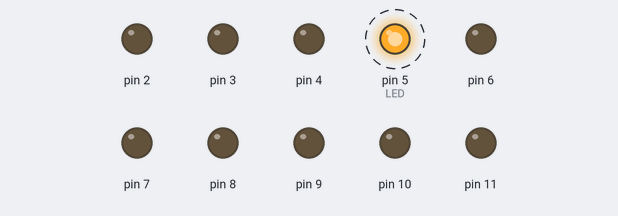
A sketch run on a simulated Arduino Uno, built with avr-gcc and run on an emulated ATmega328P. On the bench: output pins drawn as LEDs (lit = HIGH). Dashed ring = blinking.

Above: at 0.2 s.
Timing chart, 0 to 3.0 s (numbered marks = the images above):
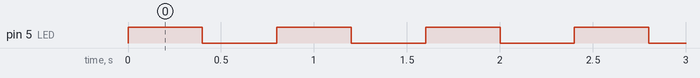

Measured:
- by itself, pin 5 (LED): alternates HIGH for 0.40 s and LOW for 0.40 s

The sketch:

2coeur.c.ino
```cpp
#include "param.h"
#include "2coeur.h"


void loop() {
  // put your main code here, to run repeatedly:
fonction();
}
```

2coeur.h
```cpp
void setup() {
  pinMode(2,OUTPUT);
  pinMode(3,OUTPUT);
  pinMode(4,OUTPUT);
  pinMode(5,OUTPUT);
  pinMode(6,OUTPUT);
  pinMode(7,OUTPUT);
  pinMode(8,OUTPUT);
  pinMode(9,OUTPUT);
  pinMode(10,OUTPUT);
  pinMode(11,OUTPUT);
}
```

param.h
```cpp
void fonction(){

 int LED = 5;
 digitalWrite(LED,HIGH);
 delay(400);
 digitalWrite(LED,LOW); delay(400);
 digitalWrite(LED,HIGH);}
 
```
